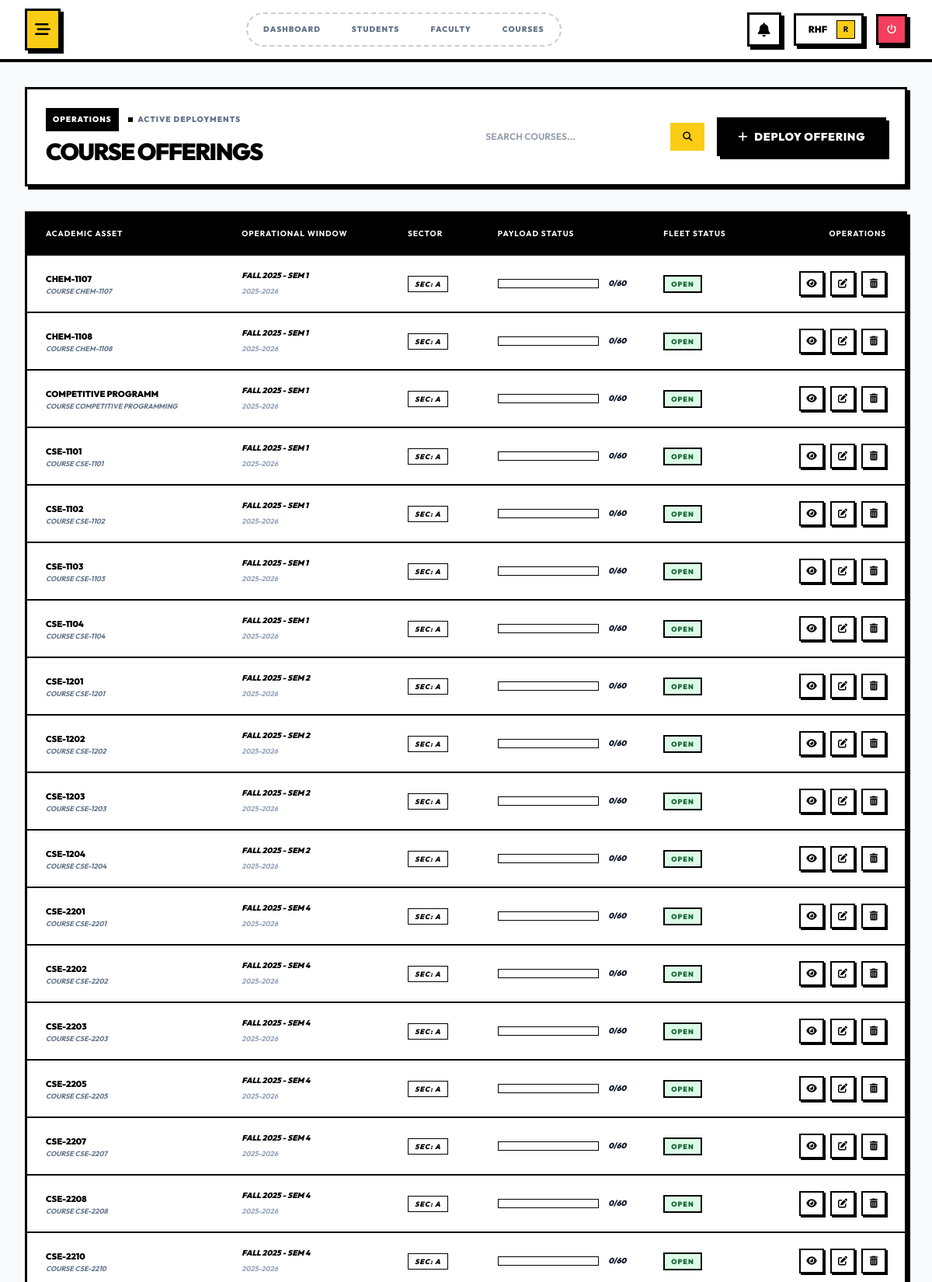
/modules/admin/course-offerings.php (signed in, upper part), run on the app's committed database.
### tables this page shows
CREATE TABLE `course_offerings` (
  `id` int(10) UNSIGNED NOT NULL,
  `course_id` int(10) UNSIGNED NOT NULL,
  `semester_id` int(10) UNSIGNED NOT NULL,
  `section` varchar(10) NOT NULL,
  `max_students` int(11) DEFAULT 60,
  `enrolled_students` int(11) DEFAULT 0,
  `status` enum('open','closed','completed') DEFAULT 'open',
  `created_at` timestamp NOT NULL DEFAULT current_timestamp(),
  `updated_at` timestamp NOT NULL DEFAULT current_timestamp() ON UPDATE current_timestamp()
);

CREATE TABLE `courses` (
  `id` int(10) UNSIGNED NOT NULL,
  `department_id` int(10) UNSIGNED NOT NULL,
  `course_code` varchar(20) NOT NULL,
  `course_name` varchar(200) NOT NULL,
  `credit_hours` decimal(3,1) NOT NULL,
  `course_type` enum('theory','lab','project','thesis') DEFAULT 'theory',
  `semester_number` int(11) NOT NULL,
  `description` text DEFAULT NULL,
  `syllabus` text DEFAULT NULL,
  `status` enum('active','inactive') DEFAULT 'active',
  `created_at` timestamp NOT NULL DEFAULT current_timestamp(),
  `updated_at` timestamp NOT NULL DEFAULT current_timestamp() ON UPDATE current_timestamp(),
  `deleted_at` timestamp NULL DEFAULT NULL,
  `default_room_id` int(10) UNSIGNED DEFAULT NULL
);

CREATE TABLE `semesters` (
  `id` int(10) UNSIGNED NOT NULL,
  `academic_year_id` int(10) UNSIGNED NOT NULL,
  `name` varchar(50) NOT NULL,
  `semester_number` int(11) NOT NULL,
  `start_date` date NOT NULL,
  `end_date` date NOT NULL,
  `status` enum('upcoming','active','completed') DEFAULT 'upcoming',
  `created_at` timestamp NOT NULL DEFAULT current_timestamp(),
  `updated_at` timestamp NOT NULL DEFAULT current_timestamp() ON UPDATE current_timestamp()
);

CREATE TABLE `academic_years` (
  `id` int(10) UNSIGNED NOT NULL,
  `year` varchar(20) NOT NULL,
  `start_date` date NOT NULL,
  `end_date` date NOT NULL,
  `status` enum('active','inactive','completed') DEFAULT 'active',
  `created_at` timestamp NOT NULL DEFAULT current_timestamp(),
  `updated_at` timestamp NOT NULL DEFAULT current_timestamp() ON UPDATE current_timestamp()
);

### includes/session.php (called while the page is built, shortened)
<?php
function get_current_user_id() {
    return $_SESSION['user_id'] ?? null;
}

### includes/functions.php (called while the page is built, shortened)
<?php
function e($string) {
    return htmlspecialchars($string ?? '', ENT_QUOTES, 'UTF-8');
}

### modules/admin/course-offerings.php (the view, shortened to what this page needs)
<?php
require_once __DIR__ . '/../../includes/session.php';
require_once __DIR__ . '/../../includes/functions.php';
require_once __DIR__ . '/../../includes/auth.php';
$user_id = get_current_user_id();
$stmt = $db->prepare("SELECT d.id FROM departments d JOIN department_admins da ON d.id = da.department_id WHERE da.user_id = ? AND d.deleted_at IS NULL");
$stmt->bind_param("i", $user_id);
$stmt->execute();
$result = $stmt->get_result();
$department_ids = [];
while ($row = $result->fetch_assoc()) {
    $department_ids[] = $row['id'];
}
$dept_id_list = !empty($department_ids) ? implode(',', $department_ids) : '0';
$action = $_GET['action'] ?? 'list';
$view_data = null;
?>
<div class="os-card p-6 flex flex-col md:flex-row md:items-center justify-between gap-6 relative overflow-hidden bg-white mb-8">
    <div class="relative z-10">
        <div class="flex items-center gap-3 mb-2">
            <span class="px-2 py-1 bg-black text-white text-[10px] font-black uppercase tracking-widest border border-black">Operations</span>
            <span class="text-[10px] font-black text-slate-500 uppercase tracking-widest">
                <span class="w-1.5 h-1.5 rounded-none bg-black inline-block mr-1"></span>
                Active Deployments
            </span>
        </div>
        <h1 class="text-3xl font-black uppercase tracking-tighter">Course <span class="text-black">Offerings</span></h1>
    </div>
    <div class="relative z-10 flex flex-col md:flex-row gap-4 items-center">
        <?php if ($action === 'list'): ?>
            <form action="" method="GET" class="flex">
                <input type="text" name="search" value="<?php echo htmlspecialchars($search ?? ''); ?>" placeholder="SEARCH COURSES..." class="bg-white text-black px-4 py-2 font-bold uppercase text-xs border-2 border-transparent focus:border-yellow-400 outline-none w-48 md:w-64">
                <button type="submit" class="bg-yellow-400 px-4 py-2 text-black font-black uppercase text-xs hover:bg-white transition-colors">
                    <i class="fas fa-search"></i>
                </button>
            </form>
            <a href="?action=create" class="btn-os bg-black text-white border-black hover:bg-yellow-400 hover:text-black hover:border-black flex items-center gap-2">
                <i class="fas fa-plus"></i> Deploy Offering
            </a>
        <?php else: ?>
            <a href="?" class="btn-os bg-white text-black border-black hover:bg-black hover:text-white hover:border-black flex items-center gap-2">
                <i class="fas fa-arrow-left"></i> Back to Fleet
            </a>
        <?php endif; ?>
    </div>
</div>
<?php if ($action === 'view' && $view_data): ?>
    <div class="os-card p-0 bg-white overflow-hidden">
        <div class="bg-black p-8 text-white relative border-b-2 border-black">
            <div class="flex flex-col md:flex-row items-center gap-8">
                <div class="w-32 h-32 bg-white text-black rounded-none border-2 border-white flex items-center justify-center relative shadow-[4px_4px_0px_#fff]">
                    <i class="fas fa-broadcast-tower text-5xl"></i>
                    <div class="absolute -top-3 -right-3 px-2 py-1 <?php echo $view_data['status'] === 'open' ? 'bg-green-600' : 'bg-red-600'; ?> text-white text-[8px] font-black uppercase tracking-widest border border-black shadow-[2px_2px_0px_#000]">
                        <?php echo strtoupper($view_data['status']); ?>
                    </div>
                </div>
                <div class="text-center md:text-left">
                    <p class="text-[10px] font-black text-slate-400 uppercase tracking-widest mb-1">Deployment Manifest</p>
                    <h2 class="text-4xl md:text-5xl font-black uppercase tracking-tighter leading-none mb-3"><?php echo e($view_data['course_code']); ?> - Section <?php echo e($view_data['section']); ?></h2>
                    <div class="flex flex-wrap justify-center md:justify-start gap-2">
                        <span class="px-2 py-1 bg-white text-black text-[9px] font-black uppercase tracking-widest border border-black"><?php echo e($view_data['course_name']); ?></span>
                        <span class="px-2 py-1 bg-black border border-white text-white text-[9px] font-black uppercase tracking-widest"><?php echo e($view_data['semester_name']); ?> (<?php echo e($view_data['academic_year_name']); ?>)</span>
                    </div>
                </div>
            </div>
        </div>
        <div class="p-8 grid grid-cols-1 md:grid-cols-3 gap-8">
            <div class="space-y-6">
                <div>
                    <h4 class="text-xl font-black uppercase mb-4 border-b-2 border-black inline-block">Capacity Telemetry</h4>
                    <div class="bg-slate-50 border-2 border-black p-6 space-y-4 text-center">
                        <div class="text-5xl font-black text-black tracking-tighter"><?php echo $view_data['enrolled_students']; ?><span class="text-2xl text-slate-400">/<?php echo $view_data['max_students']; ?></span></div>
                        <p class="text-[9px] font-black text-slate-500 uppercase tracking-widest italic">Enrolled Assets</p>
                        <div class="w-full h-4 bg-white border border-black p-0.5">
                            <div class="h-full bg-black" style="width: <?php echo ($view_data['enrolled_students'] / ($view_data['max_students'] ?: 1)) * 100; ?>%"></div>
                        </div>
                    </div>
                </div>
            </div>
            <div class="md:col-span-2 space-y-6">
                <div>
                    <h4 class="text-xl font-black uppercase mb-4 border-b-2 border-black inline-block">Operational Status</h4>
                    <div class="bg-white border-2 border-black p-6 font-mono text-sm leading-relaxed">
                        This course offering is currently <span class="font-black text-black uppercase"><?php echo $view_data['status']; ?></span>.
                        Enrollment is being monitored for sector <?php echo e($view_data['section']); ?>.
                    </div>
                </div>
                <div class="flex flex-wrap gap-4 pt-4 border-t-2 border-black border-dashed">
                    <a href="?action=edit&id=<?php echo $view_data['id']; ?>" class="btn-os bg-black text-white border-black hover:bg-yellow-400 hover:text-black flex items-center gap-2">
                        <i class="fas fa-edit"></i> Modify Deployment
                    </a>
                    <button onclick="window.print()" class="btn-os bg-white text-black border-black hover:bg-black hover:text-white flex items-center gap-2">
                        <i class="fas fa-print"></i> Print Log
                    </button>
                </div>
            </div>
        </div>
    </div>
<?php else: ?>
    <div class="os-card p-0 bg-white">
        <div class="overflow-x-auto">
            <table class="w-full">
                <thead>
                    <tr class="bg-black text-white text-[10px] font-black uppercase tracking-widest border-b-2 border-black">
                        <th class="px-6 py-4 text-left">Academic Asset</th>
                        <th class="px-6 py-4 text-left">Operational Window</th>
                        <th class="px-6 py-4 text-left">Sector</th>
                        <th class="px-6 py-4 text-left">Payload Status</th>
                        <th class="px-6 py-4 text-left">Fleet Status</th>
                        <th class="px-6 py-4 text-right">Operations</th>
                    </tr>
                </thead>
                <tbody class="divide-y-2 divide-black">
                    <?php
                    $where = "c.department_id IN ($dept_id_list)";
                    $list_query = "SELECT co.*, c.course_code, c.course_name, s.name as semester_name, ay.year,
                                   (SELECT COUNT(*) FROM enrollments WHERE course_offering_id = co.id) as enrolled_students
                                   FROM course_offerings co
                                   JOIN courses c ON co.course_id = c.id
                                   JOIN semesters s ON co.semester_id = s.id
                                   JOIN academic_years ay ON s.academic_year_id = ay.id
                                   WHERE $where
                                   ORDER BY s.start_date DESC, c.course_code ASC, co.section ASC";
                    $list_res = $db->query($list_query);
                    if ($list_res->num_rows > 0):
                        while ($row = $list_res->fetch_assoc()):
                    ?>
                        <tr class="hover:bg-yellow-50 transition-colors group">
                            <td class="px-6 py-4">
                                <div class="text-[11px] font-black text-black uppercase transition-colors"><?php echo e($row['course_code']); ?></div>
                                <div class="text-[9px] font-bold text-slate-500 uppercase italic leading-tight"><?php echo e($row['course_name']); ?></div>
                            </td>
                            <td class="px-6 py-4">
                                <div class="text-[10px] font-black text-black uppercase italic"><?php echo e($row['semester_name']); ?></div>
                                <div class="text-[9px] font-bold text-slate-400 uppercase italic"><?php echo e($row['year']); ?></div>
                            </td>
                            <td class="px-6 py-4">
                                <span class="px-2 py-1 bg-white border border-black text-black rounded-none text-[9px] font-black uppercase italic tracking-widest">SEC: <?php echo e($row['section']); ?></span>
                            </td>
                            <td class="px-6 py-4">
                                <div class="flex items-center gap-3">
                                    <div class="flex-1 h-3 bg-white border border-black w-24">
                                    </div>
                                    <span class="text-[10px] font-black text-slate-900 uppercase italic"><?php echo $row['enrolled_students']; ?>/<?php echo $row['max_students']; ?></span>
                                </div>
                            </td>
                            <td class="px-6 py-4">
                                <span class="px-2 py-1 border-2 border-black text-[9px] font-black uppercase tracking-widest <?php
                                    echo $row['status'] === 'open' ? 'bg-green-100 text-green-800' :
                                        ($row['status'] === 'closed' ? 'bg-red-100 text-red-800' : 'bg-slate-100 text-slate-800');
                                ?>">
                                    <?php echo strtoupper($row['status']); ?>
                                </span>
                            </td>
                            <td class="px-6 py-4 text-right">
                                <div class="flex justify-end gap-2">
                                    <a href="?action=view&id=<?php echo $row['id']; ?>" class="w-8 h-8 flex items-center justify-center border-2 border-black bg-white hover:bg-black hover:text-white transition-all shadow-[2px_2px_0px_#000000]" title="View Deployment">
                                        <i class="fas fa-eye text-xs"></i>
                                    </a>
                                    <a href="?action=edit&id=<?php echo $row['id']; ?>" class="w-8 h-8 flex items-center justify-center border-2 border-black bg-white hover:bg-black hover:text-white transition-all shadow-[2px_2px_0px_#000000]" title="Modify Deployment">
                                        <i class="fas fa-edit text-xs"></i>
                                    </a>
                                    <form method="POST" class="inline" onsubmit="return confirm('Initiate deletion protocol?');">
                                        <button type="submit" class="w-8 h-8 flex items-center justify-center border-2 border-black bg-white hover:bg-red-600 hover:text-white transition-all shadow-[2px_2px_0px_#000000]" title="Delete">
                                            <i class="fas fa-trash-alt text-xs"></i>
                                        </button>
                                    </form>
                                </div>
                            </td>
                        </tr>
                    <?php
                        endwhile;
                    endif; ?>
                </tbody>
            </table>
        </div>
    </div>
<?php endif; ?>
<?php
include __DIR__ . '/../../includes/layouts/dashboard.php';
?>

### assets/css/custom.css (style rules this page uses)
:root { --primary: #facc15; --primary-hover: #eab308; --black: #000000; --white: #ffffff; --slate: #94a3b8; --bg-body: #f8fafc; --bg-card: #ffffff; --border-width: 3px; --border-color: #000000; --shadow-hard: 4px 4px 0px #000000; --shadow-hard-lg: 8px 8px 0px #000000; --shadow-hard-sm: 2px 2px 0px #000000; --font-heading: 'Outfit', sans-serif; --font-body: 'Outfit', sans-serif; --font-mono: 'Outfit', sans-serif; }
body { font-family: var(--font-body); background-color: var(--bg-body); color: var(--black); -webkit-font-smoothing: antialiased; }
h1, h2, h3, h4, h5, h6 { font-family: var(--font-heading); font-weight: 900; text-transform: uppercase; letter-spacing: -0.025em; }
.os-card { background: var(--bg-card); border: var(--border-width) solid var(--black); box-shadow: var(--shadow-hard); transition: all 0.2s cubic-bezier(0.4, 0, 0.2, 1); position: relative; overflow: hidden; }
.btn-os { display: inline-flex; align-items: center; justify-content: center; gap: 0.5rem; background: var(--primary); color: var(--black); border: var(--border-width) solid var(--black); padding: 0.75rem 1.5rem; font-family: var(--font-heading); font-weight: 900; text-transform: uppercase; letter-spacing: 0.05em; box-shadow: var(--shadow-hard); transition: all 0.15s ease; cursor: pointer; }

### data on the page
course_offerings: course.course_code "CHEM-1107", course.course_name "COURSE CHEM-1107", semester.name "FALL 2025 - SEM 1", academic_years.year "2025-2026", section "A", enrolled_students "0", max_students "60", status "OPEN"
course_offerings: course.course_code "CHEM-1108", course.course_name "COURSE CHEM-1108", semester.name "FALL 2025 - SEM 1", academic_years.year "2025-2026", section "A", enrolled_students "0", max_students "60", status "OPEN"
course_offerings: course.course_code "COMPETITIVE PROGRAMM", course.course_name "COURSE COMPETITIVE PROGRAMMING", semester.name "FALL 2025 - SEM 1", academic_years.year "2025-2026", section "A", enrolled_students "0", max_students "60", status "OPEN"
course_offerings: course.course_code "CSE-1101", course.course_name "COURSE CSE-1101", semester.name "FALL 2025 - SEM 1", academic_years.year "2025-2026", section "A", enrolled_students "0", max_students "60", status "OPEN"
course_offerings: course.course_code "CSE-1102", course.course_name "COURSE CSE-1102", semester.name "FALL 2025 - SEM 1", academic_years.year "2025-2026", section "A", enrolled_students "0", max_students "60", status "OPEN"
course_offerings: course.course_code "CSE-1103", course.course_name "COURSE CSE-1103", semester.name "FALL 2025 - SEM 1", academic_years.year "2025-2026", section "A", enrolled_students "0", max_students "60", status "OPEN"
course_offerings: course.course_code "CSE-1104", course.course_name "COURSE CSE-1104", semester.name "FALL 2025 - SEM 1", academic_years.year "2025-2026", section "A", enrolled_students "0", max_students "60", status "OPEN"
course_offerings: course.course_code "CSE-1201", course.course_name "COURSE CSE-1201", semester.name "FALL 2025 - SEM 2", academic_years.year "2025-2026", section "A", enrolled_students "0", max_students "60", status "OPEN"
course_offerings: course.course_code "CSE-1202", course.course_name "COURSE CSE-1202", semester.name "FALL 2025 - SEM 2", academic_years.year "2025-2026", section "A", enrolled_students "0", max_students "60", status "OPEN"
course_offerings: course.course_code "CSE-1203", course.course_name "COURSE CSE-1203", semester.name "FALL 2025 - SEM 2", academic_years.year "2025-2026", section "A", enrolled_students "0", max_students "60", status "OPEN"
course_offerings: course.course_code "CSE-1204", course.course_name "COURSE CSE-1204", semester.name "FALL 2025 - SEM 2", academic_years.year "2025-2026", section "A", enrolled_students "0", max_students "60", status "OPEN"
course_offerings: course.course_code "CSE-2201", course.course_name "COURSE CSE-2201", semester.name "FALL 2025 - SEM 4", academic_years.year "2025-2026", section "A", enrolled_students "0", max_students "60", status "OPEN"
course_offerings: course.course_code "CSE-2202", course.course_name "COURSE CSE-2202", semester.name "FALL 2025 - SEM 4", academic_years.year "2025-2026", section "A", enrolled_students "0", max_students "60", status "OPEN"
course_offerings: course.course_code "CSE-2203", course.course_name "COURSE CSE-2203", semester.name "FALL 2025 - SEM 4", academic_years.year "2025-2026", section "A", enrolled_students "0", max_students "60", status "OPEN"
course_offerings: course.course_code "CSE-2205", course.course_name "COURSE CSE-2205", semester.name "FALL 2025 - SEM 4", academic_years.year "2025-2026", section "A", enrolled_students "0", max_students "60", status "OPEN"
course_offerings: course.course_code "CSE-2207", course.course_name "COURSE CSE-2207", semester.name "FALL 2025 - SEM 4", academic_years.year "2025-2026", section "A", enrolled_students "0", max_students "60", status "OPEN"
course_offerings: course.course_code "CSE-2208", course.course_name "COURSE CSE-2208", semester.name "FALL 2025 - SEM 4", academic_years.year "2025-2026", section "A", enrolled_students "0", max_students "60", status "OPEN"
course_offerings: course.course_code "CSE-2210", course.course_name "COURSE CSE-2210", semester.name "FALL 2025 - SEM 4", academic_years.year "2025-2026", section "A", enrolled_students "0", max_students "60", status "OPEN"

### other printed values
$link['label'] "DASHBOARD"
$link['label'] "STUDENTS"
$link['label'] "FACULTY"
$link['label'] "COURSES"
explode(' ', $_SESSION['username'])[0] "RHF"
substr($_SESSION['username'] ?? 'U', 0, 1) "R"
